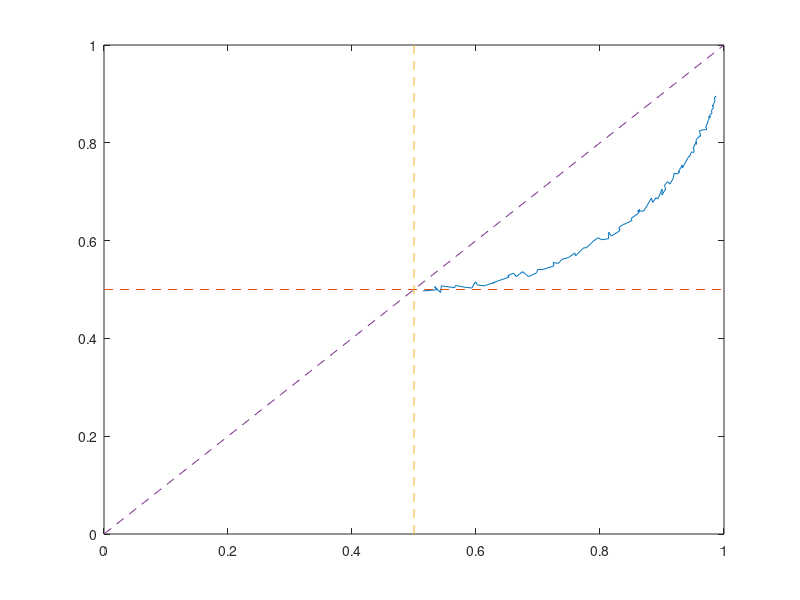
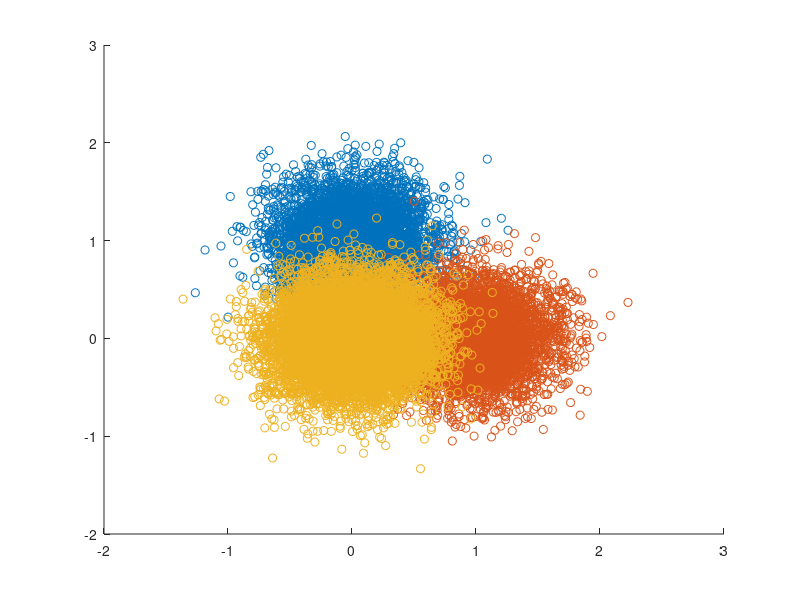

The MATLAB source for these figures, in order:
close all;
clear;

nTrials = 5000; % n Trials for each Happy/Fearful
intensities = 0.01:0.01:1; % Intensities for targets start from 0.1 to 1
muNoise = [0,0];
muSignalH = [0,1];
muSignalF = [1,0];
sigma = [0.1,0.1];
prior = 0.5; % Prior where chance of getting happy vs fearful is 0.5 for both

% --- Prepare matrices to store data ---

% Inner loop
pHsH_posterior_store = nan(nTrials,length(intensities));
pFsH_posterior_store = nan(nTrials,length(intensities));
pFsF_posterior_store = nan(nTrials,length(intensities));
pHsF_posterior_store = nan(nTrials,length(intensities));
pHsN_posterior_store = nan(2*nTrials,length(intensities));
pFsN_posterior_store = nan(2*nTrials,length(intensities));

% Outer loop
percentDiscCorrect_All   = nan(length(intensities),1);
percentBetTPInterval_All = nan(length(intensities),1);


for j = 1:length(intensities)

    % ----- Target Discrimination -----

    % Target Present Interval

    % Get the samples from each distribution
    sampleSH = mvnrnd([0, intensities(j)],sigma,nTrials);
    sampleSF = mvnrnd([intensities(j), 0],sigma,nTrials);

    % Get the likelihoods of each sample being from each distribution
    for i = 1:length(intensities)

        % Likelihoods from Happy sample
        lHsH = mvnpdf(sampleSH,[0, intensities(i)],sigma); % likelihood Happy   from Happy sample
        lFsH = mvnpdf(sampleSH,[intensities(i), 0],sigma); % likelihood Fearful from Happy sample

        % Likelihoods from Fearful sample
        lFsF = mvnpdf(sampleSF,[intensities(i), 0],sigma); % likelihood Fearful from Fearful sample
        lHsF = mvnpdf(sampleSF,[0, intensities(i)],sigma); % likelihood Happy   from Fearful sample

        % Calculate the posterior probability that the responses came from the
        % each of the target present distributions
        % Happy distribution
        pHsH_posterior = (lHsH*prior)./((lHsH*prior)+(lFsH*prior));
        pFsH_posterior = (lFsH*prior)./((lHsH*prior)+(lFsH*prior));
        % Fearful distribution
        pFsF_posterior = (lFsF*prior)./((lFsF*prior)+(lHsF*prior));
        pHsF_posterior = (lHsF*prior)./((lFsF*prior)+(lHsF*prior));

        % Log the posteriors for all the intensities (add each of them in as a column in
        % our store)
        pHsH_posterior_store(:,i) = pHsH_posterior;
        pFsH_posterior_store(:,i) = pFsH_posterior;
        pFsF_posterior_store(:,i) = pFsF_posterior;
        pHsF_posterior_store(:,i) = pHsF_posterior;

    end

    % Marginalize by averaging the probabilities of all the possible
    % intensities (across the columns)
    pHsH_posterior_average = sum(pHsH_posterior_store,2)/length(intensities);
    pFsH_posterior_average = sum(pFsH_posterior_store,2)/length(intensities);
    pFsF_posterior_average = sum(pFsF_posterior_store,2)/length(intensities);
    pHsF_posterior_average = sum(pHsF_posterior_store,2)/length(intensities);

    %Indices of those which are correct
    indexCorrectH = pHsH_posterior_average > pFsH_posterior_average;
    indexCorrectF = pFsF_posterior_average > pHsF_posterior_average;

    % Number correct from each sample
    nCorrectH = sum(indexCorrectH);
    nCorrectF = sum(indexCorrectF);
    % Combine them
    nDiscCorrect = nCorrectH + nCorrectF;
    % Calculate percentage correct for discrimination
    percentDiscCorrect = nDiscCorrect/(2*nTrials);

    % Insert into the array to store
    percentDiscCorrect_All(j) = percentDiscCorrect;

    % ----- Interval Betting -----

    % Get the larger value of posteriors for each happy/fearful distribution
    sH_posterior_average = max(pHsH_posterior_average,pFsH_posterior_average);
    sF_posterior_average = max(pFsF_posterior_average,pHsF_posterior_average);

    % Target Absent Interval

    % Draw the sample from the noise distribution
    sampleN = mvnrnd(muNoise,sigma,2*nTrials);

    for i = 1:length(intensities)

        % Calculate the likelihoods from each
        lHsN = mvnpdf(sampleN,[0, intensities(i)],sigma); % likelihood Happy   from Noise sample
        lFsN = mvnpdf(sampleN,[intensities(i), 0],sigma); % likelihood Fearful from Noise sample

        % Calculate the posterior probability that the response came from either distribution
        % Happy
        pHsN_posterior = (lHsN*prior)./((lHsN*prior)+(lFsN*prior));
        % Fearful
        pFsN_posterior = (lFsN*prior)./((lHsN*prior)+(lFsN*prior));

        % Log in the posteriors into our store (one column per intensity level)
        pHsN_posterior_store(:,i) = pHsN_posterior;
        pFsN_posterior_store(:,i) = pFsN_posterior;

    end

    % Marginalize by averaging the probabilities of all the possible
    % intensities (across the columns)
    pHsN_posterior_average = sum(pHsN_posterior_store,2)/length(intensities);
    pFsN_posterior_average = sum(pFsN_posterior_store,2)/length(intensities);

    % Get the max posterior (i.e., the posterior of their choice: Happy vs Fearful)
    sN_posterior_average = max(pHsN_posterior_average,pFsN_posterior_average);

    % They bet on the target present interval when the posterior of the target
    % present interval > posterior of target absent interval
    betTPIndices = [sH_posterior_average; sF_posterior_average] > sN_posterior_average;

    % Number of bets on TP Interval
    nBetTP = sum(betTPIndices);

    % Percent that bet on the target present interval
    percentBetTPInterval = nBetTP/(2*nTrials);

    % Insert that percentage into the store to keep track
    percentBetTPInterval_All(j) = percentBetTPInterval;


end % End of for j = 1:length(intensities)

% Dashed lines parameters
lineWidth = 0.5;
lineStyle = '--';

% Draw the graph
figure;
plot(percentDiscCorrect_All, percentBetTPInterval_All);
xlim([0 1]);
ylim([0 1]);

% ---Draw the lines on the graph---

% line for when y = 0.5
hold on;
plot([0, 1], [0.5, 0.5],'LineStyle',lineStyle,'LineWidth',lineWidth);

% line for when x = 0.5
hold on;
plot([0.5, 0.5], [0, 1],'LineStyle',lineStyle,'LineWidth',lineWidth);

% line for when x = y
hold on;
plot([0, 1], [0, 1],'LineStyle',lineStyle,'LineWidth',lineWidth);

% --- Simple schematic for all the points on the 2D SDT space
figure;
scatter(sampleSH(:,1),sampleSH(:,2));
hold on;
scatter(sampleSF(:,1),sampleSF(:,2));
hold on;
scatter(sampleN(:,1),sampleN(:,2));

